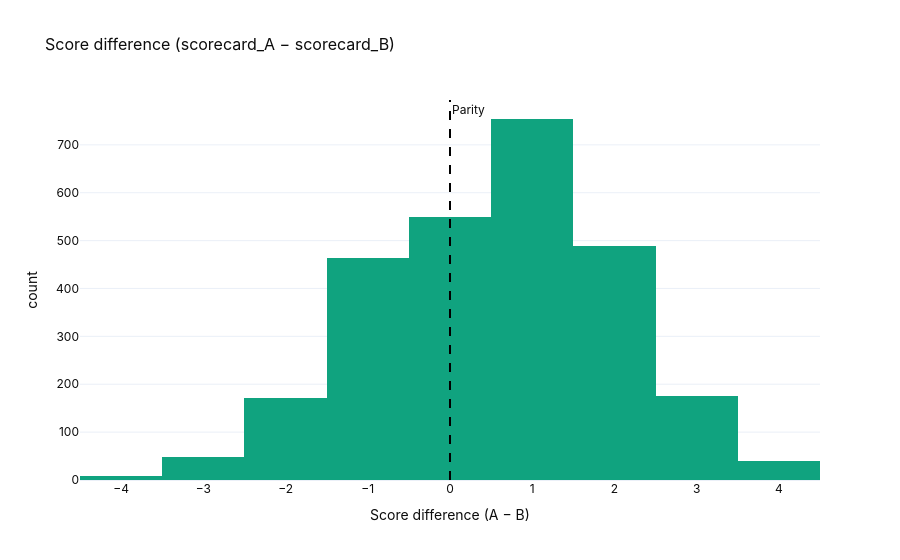

Notebook code for this chart:
### Markdown cell above
### 4.3 Score difference (A − B)

### Code cell
fig = px.histogram(
    df, x="score_diff", color_discrete_sequence=[COLOR_A],
    template=PLOTLY_TEMPLATE,
    title="Score difference (scorecard_A − scorecard_B)",
    labels={"score_diff": "Score difference (A − B)"},
)
fig.add_vline(x=0, line_dash="dash", line_color="black", annotation_text="Parity")
fig.show()
print(f"Mean score diff: {df['score_diff'].mean():.3f}  |  Median: {df['score_diff'].median():.1f}")

### Figure 1 — Plotly figure (JSON) as saved in the notebook; plotly's stock layout.template omitted (floating-point values rounded to 4 significant figures; data arrays with more than 128 entries replaced by an {"elided": "..."} marker saying what was removed)
{"data": [{"bingroup": "x", "hovertemplate": "Score difference (A − B)=%{x}<br>count=%{y}<extra></extra>", "legendgroup": "", "marker": {"color": "#10A37F", "pattern": {"shape": ""}}, "name": "", "orientation": "v", "showlegend": false, "type": "histogram", "x": {"elided": "2699 int values"}, "xaxis": "x", "yaxis": "y"}], "layout": {"annotations": [{"showarrow": false, "text": "Parity", "x": 0, "xanchor": "left", "xref": "x", "y": 1, "yanchor": "top", "yref": "y domain"}], "barmode": "relative", "legend": {"tracegroupgap": 0}, "shapes": [{"line": {"color": "black", "dash": "dash"}, "type": "line", "x0": 0, "x1": 0, "xref": "x", "y0": 0, "y1": 1, "yref": "y domain"}], "title": {"text": "Score difference (scorecard_A − scorecard_B)"}, "xaxis": {"anchor": "y", "domain": [0, 1], "title": {"text": "Score difference (A − B)"}}, "yaxis": {"anchor": "x", "domain": [0, 1], "title": {"text": "count"}}}}
